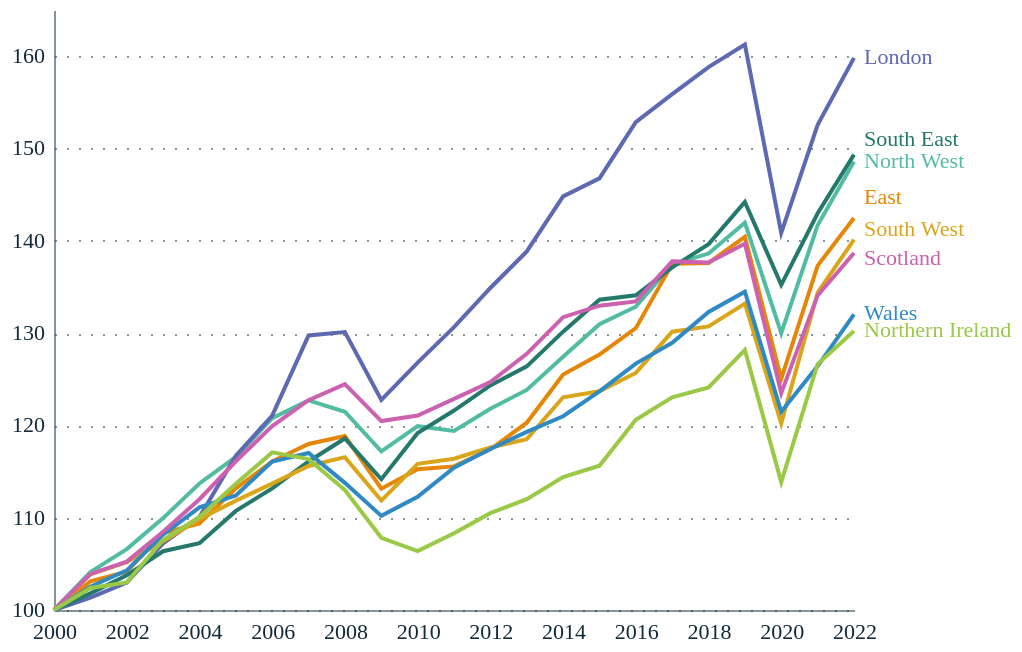

Express this chart as Vega-Lite.
### Vega-Lite specification from a JSON file in a GitHub repository (floating-point values rounded to 4 significant figures; data arrays with more than 128 entries replaced by an {"elided": "..."} marker saying what was removed)
{"config": {"font": "Circular Std", "mark": {"line": {"interpolate": "linear"}}, "view": {"stroke": "transparent", "width": 400, "height": 300}, "range": {"category": ["#179fdb", "#e6224b", "#f4c245", "#122b39", "#eb5c2e", "#36b7b4"], "diverging": ["#E6224B", "#E54753", "#C9C9C9", "#179FDB", "#122B39"], "heatmap": ["#C9C9C9", "#179FDB", "#0063AF", "#122B39"], "ordinal": ["#00A767", "#36B7B4", "#179FDB", "#0063AF", "#243B5A"]}, "axisX": {"labelColor": "#122b39", "tickColor": "#122b39", "domainColor": "#122b39", "domainOpacity": 0.5, "gridOpacity": 0, "labelFont": "Circular Std", "labelAngle": 0, "labelAlign": "center", "labelFontSize": 11, "labelPadding": 5, "tickCount": 10, "tickSize": 0, "title": ""}, "axisY": {"labelColor": "#122b39", "labelFont": "Circular Std", "tickColor": "#122b39", "domainColor": "#122b39", "gridColor": "#122b39", "gridDash": [1, 5], "gridOpacity": 0.5, "labelPadding": 5, "labelFontSize": 11, "domainOpacity": 0.5, "tickSize": 0, "title": null, "titleAlign": "left", "titleAngle": 0, "titleBaseline": "bottom", "titleColor": "#122b39", "titleOpacity": 0.9, "titleX": 0, "titleY": -7}}, "layer": [{"mark": {"type": "line"}, "encoding": {"color": {"field": "Region name", "legend": null, "scale": {"range": ["#E58606", "#5D69B1", "#52BCA3", "#99C945", "#CC61B0", "#24796C", "#DAA51B", "#2F8AC4", "#764E9F", "#ED645A", "#CC3A8E", "#A5AA99"]}, "title": "Region", "type": "nominal"}, "detail": {"field": "ITL code", "type": "nominal"}, "x": {"field": "date", "title": "", "type": "temporal"}, "y": {"axis": {"labelExpr": "datum.value"}, "field": "value", "scale": {"zero": false}, "title": "", "type": "quantitative"}}}, {"mark": {"type": "text", "align": "left", "dx": 5, "dy": {"expr": "{\"South East\": -7.5, \"East\": -10, \"Yorkshire and The Humber\": -10, \"West Midlands\": -5, \"South West\": -5, \"North East\": -2, \"Scotland\": 3}[datum['Region name']]"}}, "encoding": {"color": {"field": "Region name", "legend": null, "scale": {"range": ["#E58606", "#5D69B1", "#52BCA3", "#99C945", "#CC61B0", "#24796C", "#DAA51B", "#2F8AC4", "#764E9F", "#ED645A", "#CC3A8E", "#A5AA99"]}, "title": "Region", "type": "nominal"}, "text": {"field": "label", "type": "nominal"}, "x": {"field": "date", "title": "", "type": "temporal"}, "y": {"axis": {"labelExpr": "datum.value"}, "field": "value", "scale": {"zero": false}, "title": "", "type": "quantitative"}}}], "data": {"name": "data-2568e179ad43b5382fd80d60f31abdce"}, "$schema": "https://vega.github.io/schema/vega-lite/v5.8.0.json", "datasets": {"data-2568e179ad43b5382fd80d60f31abdce": {"elided": "184 records"}}}
